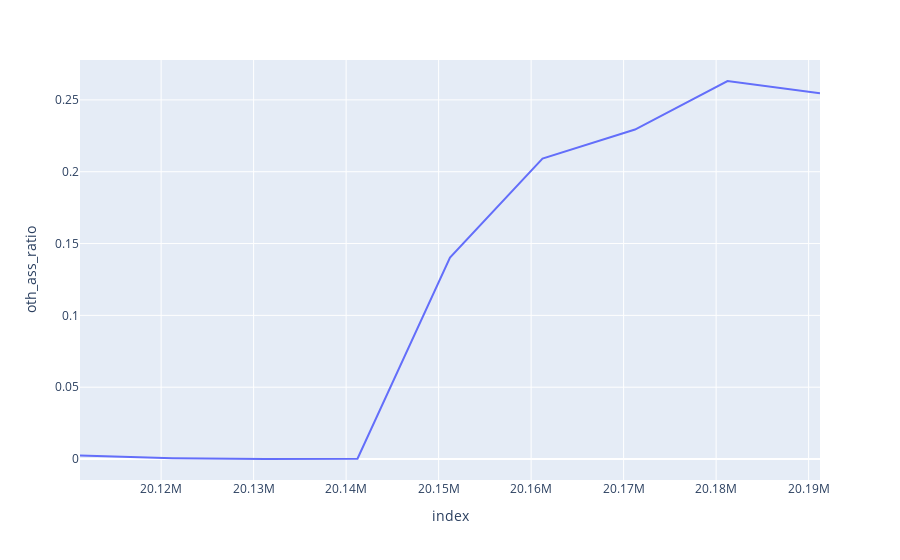

Here is the notebook cell this chart was saved with:
### Code cell
balancesheet['oth_ass_ratio'] = balancesheet[cols_oth_ass.keys()].sum(axis=1)/balancesheet['total_assets']
px.line(balancesheet,y='oth_ass_ratio')

### Figure 1 — Plotly figure (JSON) as saved in the notebook; plotly's stock layout.template omitted (floating-point values rounded to 4 significant figures)
{"data": [{"hovertemplate": "index=%{x}<br>oth_ass_ratio=%{y}<extra></extra>", "legendgroup": "", "line": {"color": "#636efa", "dash": "solid"}, "mode": "lines", "name": "", "orientation": "v", "showlegend": false, "type": "scatter", "x": ["20111231", "20121231", "20131231", "20141231", "20151231", "20161231", "20171231", "20181231", "20191231"], "xaxis": "x", "y": [0.002432, 0.0005994, 1.112e-05, 0.0002368, 0.1403, 0.2091, 0.2293, 0.2632, 0.2546], "yaxis": "y"}], "layout": {"legend": {"tracegroupgap": 0}, "margin": {"t": 60}, "xaxis": {"anchor": "y", "domain": [0, 1], "title": {"text": "index"}}, "yaxis": {"anchor": "x", "domain": [0, 1], "title": {"text": "oth_ass_ratio"}}}}
